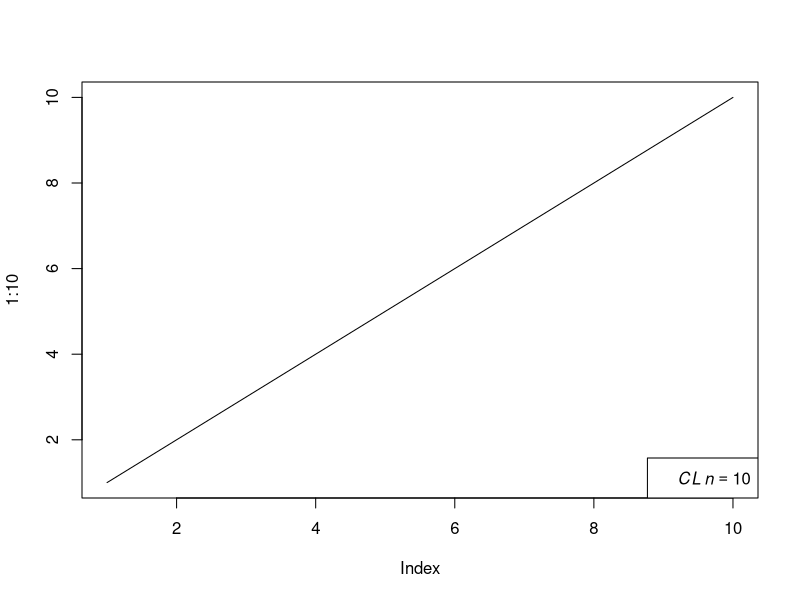

Write R code to recreate this figure.
plot(1:10, type="l")
val = 10
exp = as.expression(bquote(italic(CL)~italic(n == .(val))))
legend("bottomright", legend=exp)
